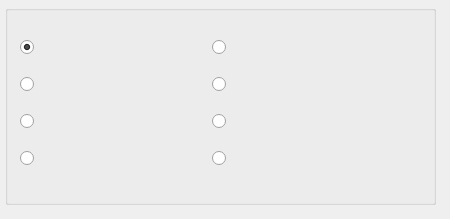
          <widget class="QWidget" name="test2">
           <attribute name="title">
            <string>Page</string>
           </attribute>
           <widget class="QWidget" name="verticalLayoutWidget_26">
            <property name="geometry">
             <rect>
              <x>0</x>
              <y>0</y>
              <width>441</width>
              <height>210</height>
             </rect>
            </property>
            <layout class="QVBoxLayout" name="strategy_shoot_layout_4" stretch="0">
             <property name="spacing">
              <number>2</number>
             </property>
             <property name="margin">
              <number>5</number>
             </property>
             <item>
              <widget class="QGroupBox" name="strategy_shoot_box_4">
               <property name="minimumSize">
                <size>
                 <width>0</width>
                 <height>200</height>
                </size>
               </property>
               <property name="maximumSize">
                <size>
                 <width>16777215</width>
                 <height>290</height>
                </size>
               </property>
               <property name="title">
                <string/>
               </property>
               <widget class="QWidget" name="verticalLayoutWidget_27">
                <property name="geometry">
                 <rect>
                  <x>10</x>
                  <y>10</y>
                  <width>391</width>
                  <height>176</height>
                 </rect>
                </property>
                <layout class="QGridLayout" name="strategy_selection_layout_8">
                 <property name="sizeConstraint">
                  <enum>QLayout::SetDefaultConstraint</enum>
                 </property>
                 <property name="margin">
                  <number>5</number>
                 </property>
                 <property name="spacing">
                  <number>2</number>
                 </property>
                 <item row="0" column="0">
                  <widget class="QRadioButton" name="block_button">
                   <property name="text">
                    <string/>
                   </property>
                   <property name="checked">
                    <bool>true</bool>
                   </property>
                  </widget>
                 </item>
                 <item row="3" column="0">
                  <widget class="QRadioButton" name="mark_button">
                   <property name="text">
                    <string/>
                   </property>
                  </widget>
                 </item>
                 <item row="0" column="1">
                  <widget class="QRadioButton" name="goalie_button">
                   <property name="text">
                    <string/>
                   </property>
                  </widget>
                 </item>
                 <item row="4" column="0">
                  <widget class="QRadioButton" name="velocity_button">
                   <property name="text">
                    <string/>
                   </property>
                  </widget>
                 </item>
                 <item row="3" column="1">
                  <widget class="QRadioButton" name="defend_point_button">
                   <property name="text">
                    <string/>
                   </property>
                  </widget>
                 </item>
                 <item row="4" column="1">
                  <widget class="QRadioButton" name="defend_lane_button">
                   <property name="text">
                    <string/>
                   </property>
                  </widget>
                 </item>
                 <item row="5" column="0">
                  <widget class="QRadioButton" name="defend_line_button">
                   <property name="text">
                    <string/>
                   </property>
                  </widget>
                 </item>
                 <item row="5" column="1">
                  <widget class="QRadioButton" name="pass_button">
                   <property name="text">
                    <string/>
                   </property>
                  </widget>
                 </item>
                </layout>
               </widget>
              </widget>
             </item>
            </layout>
           </widget>
          </widget>
